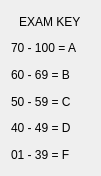
  <widget class="QWidget" name="verticalLayoutWidget_2">
   <property name="geometry">
    <rect>
     <x>820</x>
     <y>470</y>
     <width>101</width>
     <height>176</height>
    </rect>
   </property>
   <layout class="QVBoxLayout" name="verticalLayout_4">
    <item alignment="Qt::AlignHCenter">
     <widget class="QLabel" name="label_75">
      <property name="styleSheet">
       <string notr="true">font: 75 12pt &quot;MS Shell Dlg 2&quot;;</string>
      </property>
      <property name="text">
       <string>EXAM KEY</string>
      </property>
     </widget>
    </item>
    <item>
     <widget class="QLabel" name="label_43">
      <property name="styleSheet">
       <string notr="true">font: 75 10pt &quot;MS Shell Dlg 2&quot;;</string>
      </property>
      <property name="text">
       <string>70 - 100 = A</string>
      </property>
     </widget>
    </item>
    <item>
     <widget class="QLabel" name="label_57">
      <property name="styleSheet">
       <string notr="true">font: 75 10pt &quot;MS Shell Dlg 2&quot;;</string>
      </property>
      <property name="text">
       <string>60 - 69 = B</string>
      </property>
     </widget>
    </item>
    <item>
     <widget class="QLabel" name="label_55">
      <property name="styleSheet">
       <string notr="true">font: 75 10pt &quot;MS Shell Dlg 2&quot;;</string>
      </property>
      <property name="text">
       <string>50 - 59 = C</string>
      </property>
     </widget>
    </item>
    <item>
     <widget class="QLabel" name="label_54">
      <property name="styleSheet">
       <string notr="true">font: 75 10pt &quot;MS Shell Dlg 2&quot;;</string>
      </property>
      <property name="text">
       <string>40 - 49 = D</string>
      </property>
     </widget>
    </item>
    <item>
     <widget class="QLabel" name="label_45">
      <property name="styleSheet">
       <string notr="true">font: 75 10pt &quot;MS Shell Dlg 2&quot;;</string>
      </property>
      <property name="text">
       <string>01 - 39 = F</string>
      </property>
     </widget>
    </item>
   </layout>
  </widget>
